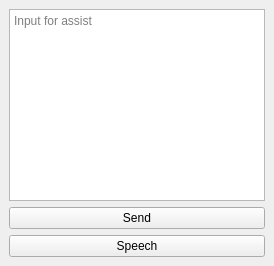
<?xml version="1.0" encoding="UTF-8"?>
<ui version="4.0">
 <class>MainWindow</class>  
 <widget class="QMainWindow" name="MainWindow">
  
  <!-- Para centrar todo -->
  <widget class="QWidget" name="central_widget">
   <layout class="QVBoxLayout" name="vbox_main">
    <item>
     <widget class="QTextEdit" name="textedit_input">
      <property name="placeholderText"><string>Input for assist</string></property>
     </widget>
    </item>

    <item>
     <widget class="QPushButton" name="button_send">
      <property name="text"><string>Send</string></property>
     </widget>
    </item>
    <item>
     <widget class="QPushButton" name="button_speech">
      <property name="text"><string>Speech</string></property>
     </widget>
    </item>
   </layout>
  </widget>
  <!-- Para centrar todo -->

 </widget>
 <resources/>
 <connections/>
</ui>
